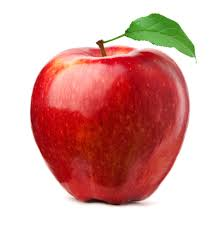
#> input picture input.jpg, 224 x 225 px, found by its file name
$ python app3.py   (older library calls are emulated)
#> lines starting #> are read from the running program, lines starting #| are printed output that depends on the picture
#> further down, image is the input picture: shape (225, 224, 3); mean B, G, R 163.7, 168.2, 219.3
#Edge Detection

import cv2
import numpy as np

def custom_edge_detection(image):
    # Convert the image to grayscale
    gray = cv2.cvtColor(image, cv2.COLOR_BGR2GRAY)
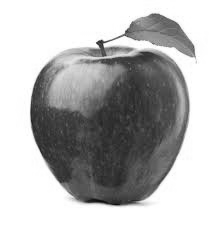
#> gray: shape (225, 224); min 12, max 255, mean 182.9

    # Apply Gaussian blur to reduce noise
    blurred = cv2.GaussianBlur(gray, (3, 3), 0)

    # Sobel operator for gradient calculation
    sobelx = cv2.Sobel(blurred, cv2.CV_64F, 1, 0, ksize=5)
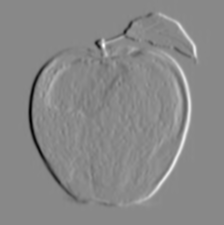
#> sobelx: shape (225, 224) float64; min -8032, max 6920, mean 0; drawn with min black and max white
    sobely = cv2.Sobel(blurred, cv2.CV_64F, 0, 1, ksize=5)
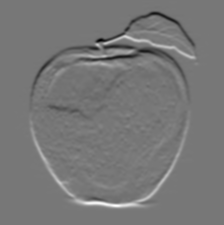
#> sobely: shape (225, 224) float64; min -7344, max 8289, mean 0; drawn with min black and max white

    # Compute the gradient magnitude
    gradient_magnitude = np.sqrt(sobelx*2 + sobely*2)
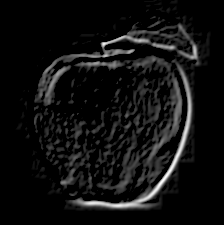
#> gradient_magnitude: shape (225, 224) float64; 30.38% of the values are NaN or infinite; the others: min 0, max 136.9, mean 12.7; drawn with min black, max white, NaN and infinite black

    # Normalize the gradient magnitude to the range [0, 255]
    gradient_magnitude = cv2.normalize(gradient_magnitude, None, 0, 255, cv2.NORM_MINMAX, cv2.CV_8U)

    return gradient_magnitude

# Load the image
image = cv2.imread("C:/xampp/htdocs/Image Processing Tool/uploads/input.jpg")

# Perform edge detection using the custom function
edges = custom_edge_detection(image)

# Display the original and edge-detected images
cv2.imwrite("C:/xampp/htdocs/Image Processing Tool/update/edegs.jpg",edges)
